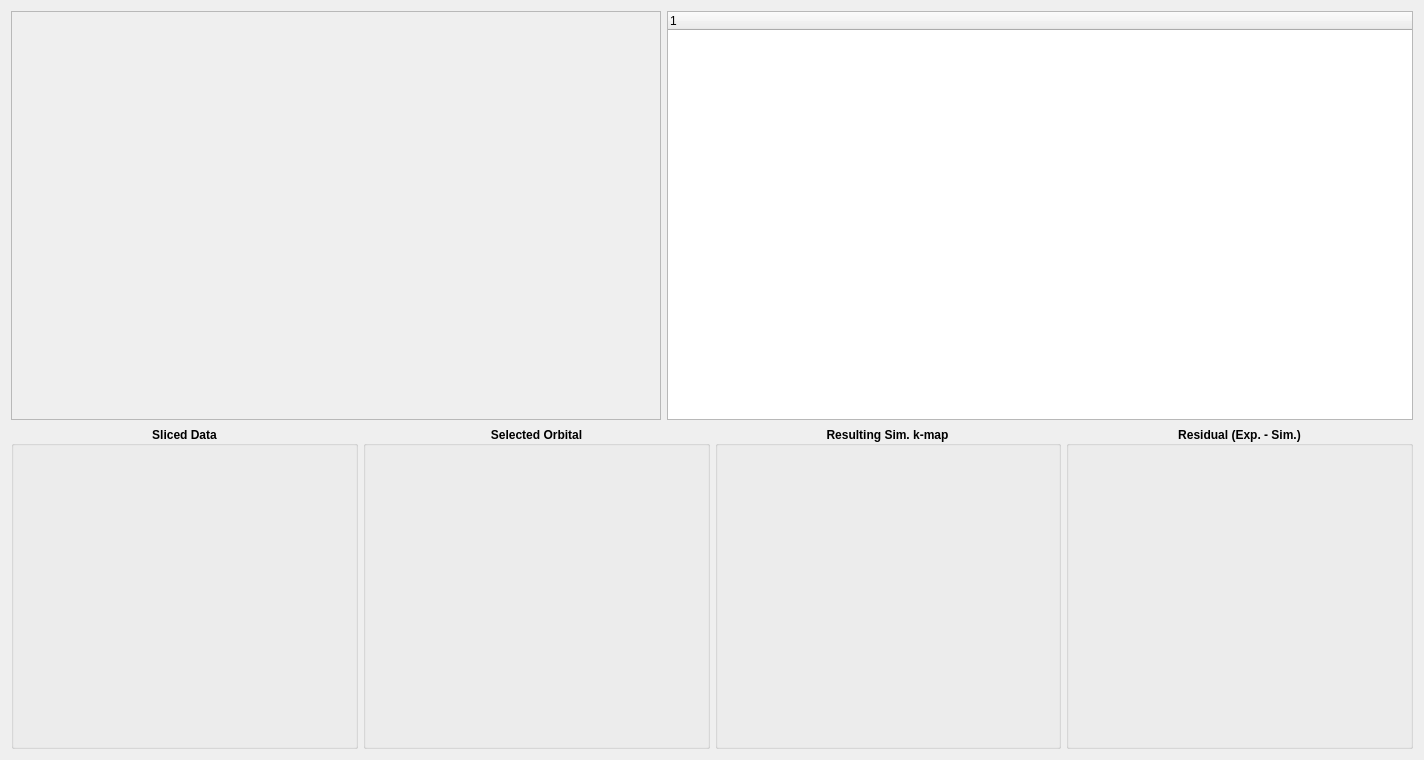
<?xml version="1.0" encoding="UTF-8"?>
<ui version="4.0">
 <class>Form</class>
 <widget class="QWidget" name="Form">
  <property name="geometry">
   <rect>
    <x>0</x>
    <y>0</y>
    <width>1424</width>
    <height>760</height>
   </rect>
  </property>
  <property name="windowTitle">
   <string>Form</string>
  </property>
  <layout class="QVBoxLayout" name="verticalLayout" stretch="0,0">
   <item>
    <layout class="QHBoxLayout" name="horizontalLayout_2">
     <item>
      <widget class="QScrollArea" name="scrollArea">
       <property name="sizePolicy">
        <sizepolicy hsizetype="Fixed" vsizetype="Expanding">
         <horstretch>0</horstretch>
         <verstretch>0</verstretch>
        </sizepolicy>
       </property>
       <property name="minimumSize">
        <size>
         <width>650</width>
         <height>0</height>
        </size>
       </property>
       <property name="maximumSize">
        <size>
         <width>650</width>
         <height>16777215</height>
        </size>
       </property>
       <property name="baseSize">
        <size>
         <width>0</width>
         <height>0</height>
        </size>
       </property>
       <property name="widgetResizable">
        <bool>true</bool>
       </property>
       <widget class="QWidget" name="scrollAreaWidgetContents">
        <property name="geometry">
         <rect>
          <x>0</x>
          <y>0</y>
          <width>648</width>
          <height>395</height>
         </rect>
        </property>
       </widget>
      </widget>
     </item>
     <item>
      <widget class="QTreeWidget" name="treeWidget">
       <column>
        <property name="text">
         <string notr="true">1</string>
        </property>
       </column>
      </widget>
     </item>
    </layout>
   </item>
   <item>
    <layout class="QHBoxLayout" name="horizontalLayout">
     <property name="spacing">
      <number>5</number>
     </property>
     <item>
      <widget class="QGroupBox" name="groupBox">
       <property name="font">
        <font>
         <weight>75</weight>
         <bold>true</bold>
        </font>
       </property>
       <property name="title">
        <string>Sliced Data</string>
       </property>
       <property name="alignment">
        <set>Qt::AlignCenter</set>
       </property>
       <layout class="QHBoxLayout" name="horizontalLayout_3">
        <property name="spacing">
         <number>0</number>
        </property>
        <property name="leftMargin">
         <number>0</number>
        </property>
        <property name="topMargin">
         <number>0</number>
        </property>
        <property name="rightMargin">
         <number>0</number>
        </property>
        <property name="bottomMargin">
         <number>0</number>
        </property>
        <item>
         <widget class="PyQtGraphPlot" name="widget_4" native="true">
          <property name="sizePolicy">
           <sizepolicy hsizetype="Expanding" vsizetype="Preferred">
            <horstretch>0</horstretch>
            <verstretch>0</verstretch>
           </sizepolicy>
          </property>
          <property name="minimumSize">
           <size>
            <width>0</width>
            <height>300</height>
           </size>
          </property>
          <property name="font">
           <font>
            <weight>50</weight>
            <bold>false</bold>
           </font>
          </property>
         </widget>
        </item>
       </layout>
      </widget>
     </item>
     <item>
      <widget class="QGroupBox" name="groupBox_2">
       <property name="font">
        <font>
         <weight>75</weight>
         <bold>true</bold>
        </font>
       </property>
       <property name="title">
        <string>Selected Orbital</string>
       </property>
       <property name="alignment">
        <set>Qt::AlignCenter</set>
       </property>
       <layout class="QHBoxLayout" name="horizontalLayout_4">
        <property name="spacing">
         <number>0</number>
        </property>
        <property name="leftMargin">
         <number>0</number>
        </property>
        <property name="topMargin">
         <number>0</number>
        </property>
        <property name="rightMargin">
         <number>0</number>
        </property>
        <property name="bottomMargin">
         <number>0</number>
        </property>
        <item>
         <widget class="PyQtGraphPlot" name="widget_3" native="true">
          <property name="sizePolicy">
           <sizepolicy hsizetype="Expanding" vsizetype="Preferred">
            <horstretch>0</horstretch>
            <verstretch>0</verstretch>
           </sizepolicy>
          </property>
          <property name="minimumSize">
           <size>
            <width>0</width>
            <height>300</height>
           </size>
          </property>
          <property name="font">
           <font>
            <weight>50</weight>
            <bold>false</bold>
           </font>
          </property>
         </widget>
        </item>
       </layout>
      </widget>
     </item>
     <item>
      <widget class="QGroupBox" name="groupBox_3">
       <property name="font">
        <font>
         <weight>75</weight>
         <bold>true</bold>
        </font>
       </property>
       <property name="title">
        <string>Resulting Sim. k-map</string>
       </property>
       <property name="alignment">
        <set>Qt::AlignCenter</set>
       </property>
       <layout class="QHBoxLayout" name="horizontalLayout_5">
        <property name="spacing">
         <number>0</number>
        </property>
        <property name="leftMargin">
         <number>0</number>
        </property>
        <property name="topMargin">
         <number>0</number>
        </property>
        <property name="rightMargin">
         <number>0</number>
        </property>
        <property name="bottomMargin">
         <number>0</number>
        </property>
        <item>
         <widget class="PyQtGraphPlot" name="widget_2" native="true">
          <property name="sizePolicy">
           <sizepolicy hsizetype="Expanding" vsizetype="Preferred">
            <horstretch>0</horstretch>
            <verstretch>0</verstretch>
           </sizepolicy>
          </property>
          <property name="minimumSize">
           <size>
            <width>0</width>
            <height>300</height>
           </size>
          </property>
          <property name="font">
           <font>
            <weight>50</weight>
            <bold>false</bold>
           </font>
          </property>
         </widget>
        </item>
       </layout>
      </widget>
     </item>
     <item>
      <widget class="QGroupBox" name="groupBox_4">
       <property name="font">
        <font>
         <weight>75</weight>
         <bold>true</bold>
        </font>
       </property>
       <property name="title">
        <string>Residual (Exp. - Sim.)</string>
       </property>
       <property name="alignment">
        <set>Qt::AlignCenter</set>
       </property>
       <layout class="QHBoxLayout" name="horizontalLayout_6">
        <property name="spacing">
         <number>0</number>
        </property>
        <property name="leftMargin">
         <number>0</number>
        </property>
        <property name="topMargin">
         <number>0</number>
        </property>
        <property name="rightMargin">
         <number>0</number>
        </property>
        <property name="bottomMargin">
         <number>0</number>
        </property>
        <item>
         <widget class="PyQtGraphPlot" name="widget" native="true">
          <property name="sizePolicy">
           <sizepolicy hsizetype="Expanding" vsizetype="Preferred">
            <horstretch>0</horstretch>
            <verstretch>0</verstretch>
           </sizepolicy>
          </property>
          <property name="minimumSize">
           <size>
            <width>0</width>
            <height>300</height>
           </size>
          </property>
          <property name="font">
           <font>
            <weight>50</weight>
            <bold>false</bold>
           </font>
          </property>
         </widget>
        </item>
       </layout>
      </widget>
     </item>
    </layout>
   </item>
  </layout>
 </widget>
 <customwidgets>
  <customwidget>
   <class>PyQtGraphPlot</class>
   <extends>QWidget</extends>
   <header>kmap/controller/pyqtgraphplot</header>
   <container>1</container>
  </customwidget>
 </customwidgets>
 <resources/>
 <connections/>
</ui>
